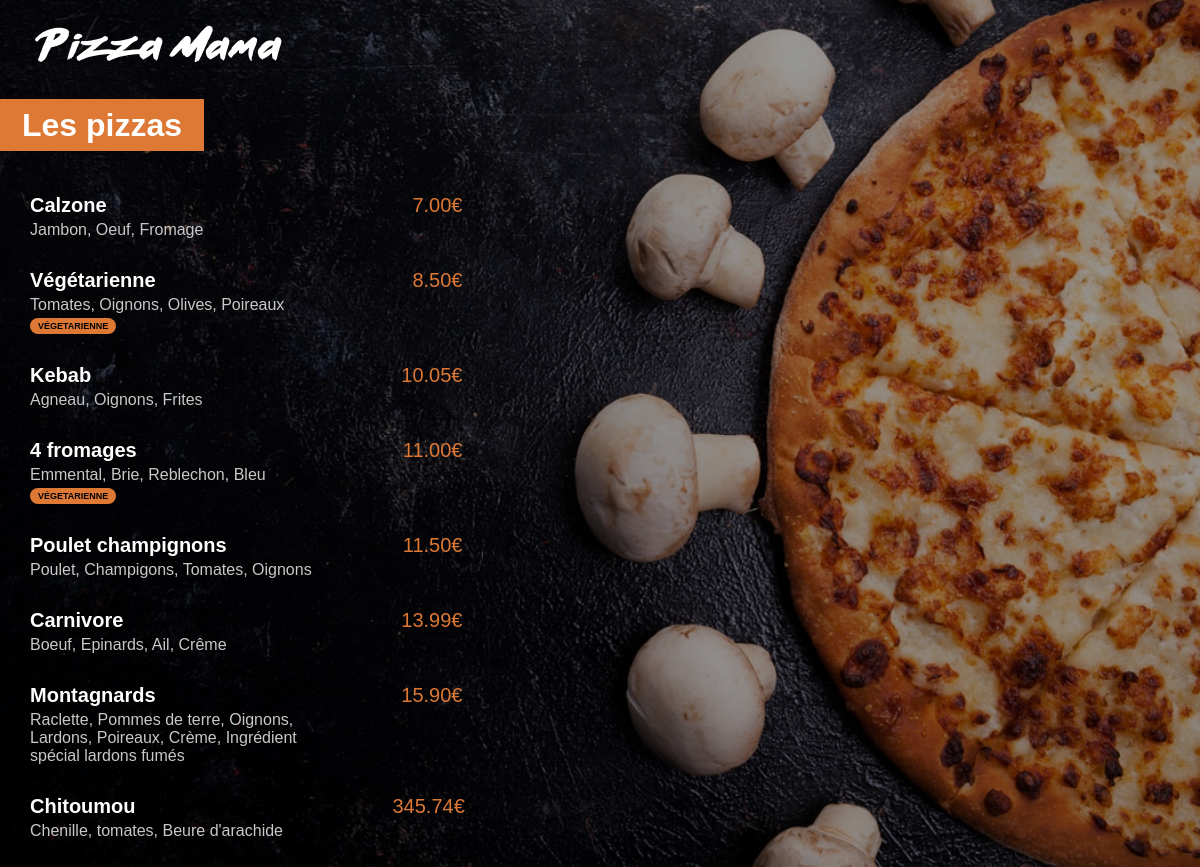
The app's page /menu/ with its own data.
### menu/models.py (models this page shows, shortened)
class Pizza(models.Model):
    nom = models.CharField(max_length=200)
    ingredients = models.CharField(max_length=400)
    prix = models.FloatField(default=0)
    vegetarienne = models.BooleanField(default=False)

### menu/views.py (the view)
# urls.py: path('', views.index, name="index"),
def index(request):
    pizzas = Pizza.objects.all().order_by("prix")
    return render(request, "menu/index.html", {"pizzas": pizzas})

### menu/templates/menu/index.html (shortened to what this page needs)
{% load static %}
<html lang="fr">
<head>
    <link rel="stylesheet" href="{% static 'menu/style.css' %}">
</head>
<body>
<a href="{% url 'main:index' %}"> <img id="small_logo" src="{% static 'menu/images/small_logo.png' %}"> </a>
    <div class="menu_title">
        <h1>Les pizzas</h1>
    </div>
    <div class="menu_list">
        {% for pizza in pizzas %}
        <div class="menu_list_item">
            <span class="menu_list_title">{{pizza.nom}}</span>
            <span class="menu_list_prix">{{pizza.prix | floatformat:2}}€</span>
            <span class="menu_list_ingredients">{{pizza.ingredients}}</span>
            {% if pizza.vegetarienne %}
            <span class="menu_list_badge">VÉGETARIENNE</span>
            {% endif%}
        </div>
        {% endfor %}
    </div>
</body>
</html>

### menu/static/menu/style.css (style rules this page uses)
body { background: linear-gradient(0deg, rgba(0, 0, 0, 0.4), rgba(0, 0, 0, 0.4)), url("images/menu_background.jpg") no-repeat center center fixed; -webkit-background-size: cover; -moz-background-size: cover; -o-background-size: cover; -background-size: cover; color: white; margin: 0px; font-family: Arial; }
#small_logo { margin-top: 25px; margin-left: 35px; }
h1 { background-color: #dd7835; display: inline; padding: 8px 22px; }
.menu_title { margin-top: 45px; margin-bottom: 50px; }
.menu_list { margin-left: 30px; }
.menu_list_item { margin: 30px 0px; }
.menu_list_title { font-weight: bold; font-size: 20px; display: inline-block; width: 350px; }
.menu_list_prix { color: #dd7835; font-size: 20px; display: inline-block; width: 70px; margin-left: 8px; text-align: right; }
.menu_list_ingredients { font-size: 16px; color: #c8c8c8; margin-top: 4px; display: block; width: 320px; }
.menu_list_badge { background-color: #dd7835; color: black; font-size: 9px; padding: 3px 8px; margin-top: 4px; display: inline-block; border-radius: 8px; font-weight: bold; }

### records on screen
Pizza: nom "Calzone", prix "7.00", ingredients "Jambon, Oeuf, Fromage"
Pizza: nom "Végétarienne", prix "8.50", ingredients "Tomates, Oignons, Olives, Poireaux", vegetarienne "VÉGETARIENNE"
Pizza: nom "Kebab", prix "10.05", ingredients "Agneau, Oignons, Frites"
Pizza: nom "4 fromages", prix "11.00", ingredients "Emmental, Brie, Reblechon, Bleu", vegetarienne "VÉGETARIENNE"
Pizza: nom "Poulet champignons", prix "11.50", ingredients "Poulet, Champigons, Tomates, Oignons"
Pizza: nom "Carnivore", prix "13.99", ingredients "Boeuf, Epinards, Ail, Crême"
Pizza: nom "Montagnards", prix "15.90", ingredients "Raclette, Pommes de terre, Oignons, Lardons, Poireaux, Crème, Ingrédient spécial lardons fumés"
Pizza: nom "Chitoumou", prix "345.74", ingredients "Chenille, tomates, Beure d'arachide"
